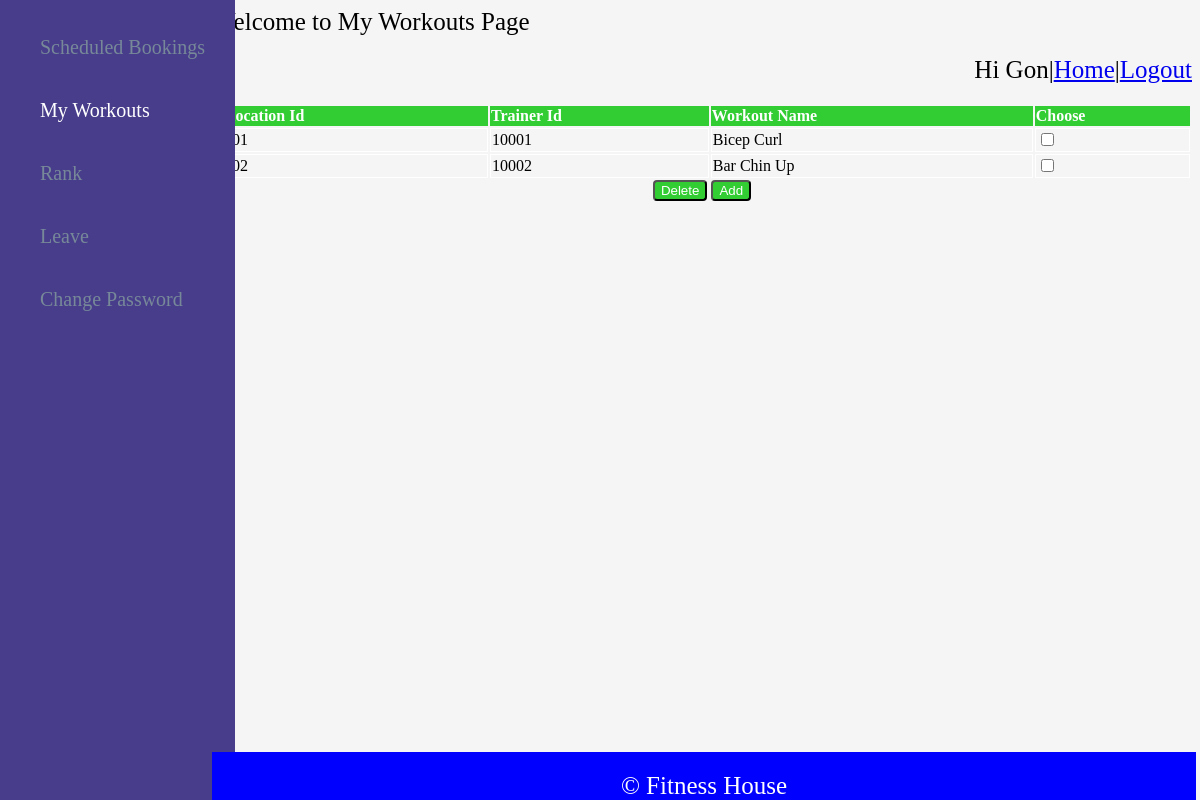
The page /Workout.php (signed in) on the database its author committed.
### tables this page shows
create table TrainerWorkout_Allocation(
        AllocationID integer primary key AUTO_INCREMENT,
        TrainerId integer not null,
        WorkoutID integer not null,
        foreign key(TrainerId) references Trainer_Details(TrainerID),
        foreign key(WorkoutID) references Workout_Details(WorkoutID));

create table Workout_Details(
        WorkoutID integer not null PRIMARY KEY AUTO_INCREMENT,
        WorkoutName varchar(20) not null,
        Description text not null);

### Workout.php (the view, shortened to what this page needs)
<!DOCTYPE html>
<html>
<head>
<link rel="stylesheet" href="pgcss.css">
</head>
<body style="background-color:whitesmoke;">
<header style="background-color:whitesmoke;" class="tpbtm">Welcome to My Workouts Page</header>
<p class="tpbtm" style="text-align:right;background-color:whitesmoke;">Hi <?php session_start(); echo $_SESSION['user'];  ?>|<a href="/1147119/Trainer.php">Home</a>|<a href="/1147119/Session.php">Logout</a></p>
<div class="sdbr">
<ul>
<a href="/1147119/Booking.php" class="lnk" style="color:ghostwhite;"><li style="color:lightslategrey;">Scheduled Bookings</li></a>
<a href="/1147119/Workout.php" class="lnk" style="color:ghostwhite;"><li style="color:white;">My Workouts</li></a>
<a href="/1147119/Rank.php" class="lnk"><li style="color:lightslategrey;">Rank</li></a>
<a href="/1147119/leave.php" class="lnk"><li style="color:lightslategrey;">Leave</li></a>
<a href="/1147119/cpass.php" class="lnk"><li style="color:lightslategrey;">Change Password</li></a>
</ul>
</div>
<div class="tbl">
<form action="Delete_Rows.php" method="POST">
<?php
include("dbcon.php");
$q="select A.AllocationID, A.Trainerid, B.WorkoutName from TrainerWorkout_Allocation A inner join Workout_Details B on A.WorkoutID=B.WorkoutID order by A.AllocationID";
$q_check="select count(*) from TrainerWorkout_Allocation";
$res=mysqli_query($con,$q_check);
$row=mysqli_fetch_row($res);
$flag=$row[0];
if($row[0]!=0)
{
?>
        <table style="border:none;width:100%;">
        <tr style="background-color:limegreen;color:white;">
        <th style="border:white;">Allocation Id</th><th style="border:white;">Trainer Id</th><th style="border:white;">Workout Name</th><th style="border:white;">Choose</th>
        </tr>
<?php
        $res=mysqli_query($con,$q);
        while($row=mysqli_fetch_row($res))
        {
?>
        <tr style="border:none;">
        <td style="border:1px solid white;"> <?php echo "$row[0]"; ?></td><td style="border:1px solid white;"> <?php echo "$row[1]"; ?></td><td style="border:1px solid white;"> <?php echo "$row[2]"; ?></td><td style="border:1px solid white;"> <input type="checkbox" name="del[]" value="<?php echo "$row[0]"; ?>"> </td>
        </tr>
<?php
        }
?>
        </table>
<?php
        if($_SESSION['toggle']==1)
        {
?>
        <input type="submit" name="delete_button" value="Delete" style="background-color:grey;border-radius:4px;color:white;">
<?php
        }
        else
        {
?>
        <input type="submit" name="delete_button" value="Delete" style="background-color:limegreen;border-radius:4px;color:white;">
<?php
        }
}
if($flag==0)
{
        if($_SESSION['toggle']==1)
        {
?>
                <input type="submit" name="add" value="Add a Workout" style="background-color:grey;border-radius:4px;color:white;">
<?php
        }
        else
        {
?>
                <input type="submit" name="add" value="Add a Workout" style="background-color:limegreen;border-radius:4px;color:white;">
<?php
        }
}
else
{
        if($_SESSION['toggle']==1)
        {
?>
                <input type="submit" name="add" value="Add" style="background-color:grey;border-radius:4px;color:white;">
<?php
        }
        else
        {
?>
                <input type="submit" name="add" value="Add" style="background-color:limegreen;border-radius:4px;color:white;">
<?php
        }
}
?>
</form>
</div>
<footer>&copy Fitness House</footer>
</body>
</html>

### pgcss.css (style rules this page uses)
* { border-sizing:border-box; }
footer { font-size:25px; color:white; background-color:blue; text-align:center; position:fixed; bottom:0; width:82vw; margin: 0px 0px 0px 17vw; padding: 20px 0% 0% 0%; }
.tpbtm { font-size:25px; background-color:white; text-align:left; margin: 0px 0px 0px 17vw; padding: 0px 0px 20px 0px; }
.sdbr { background-color:darkslateblue; position:fixed; left:0; top:0; margin:0px; padding: 0px 0px 0px 0px; height:100%; }
.tbl { //background-color:orange; text-align:center; margin: 0px 0px 0px 17vw; padding: 0px 0px 0px 0vw; }
li { color:white; font-size:20px; text-decoration:none; list-style:none; padding: 20px 30px 20px 0px; }
.lnk { text-decoration:none; }

### Workout.php (style rules this page uses)
table,th,td { text-align:left; border:1px solid black; //padding:10px 0px 10px 10px; }

### rows shown on the page
trainerworkout_allocation: TrainerId "10001", WorkoutID.WorkoutName "Bicep Curl"
trainerworkout_allocation: TrainerId "10002", WorkoutID.WorkoutName "Bar Chin Up"

### other values the page prints
$_SESSION['user'] "Gon"
